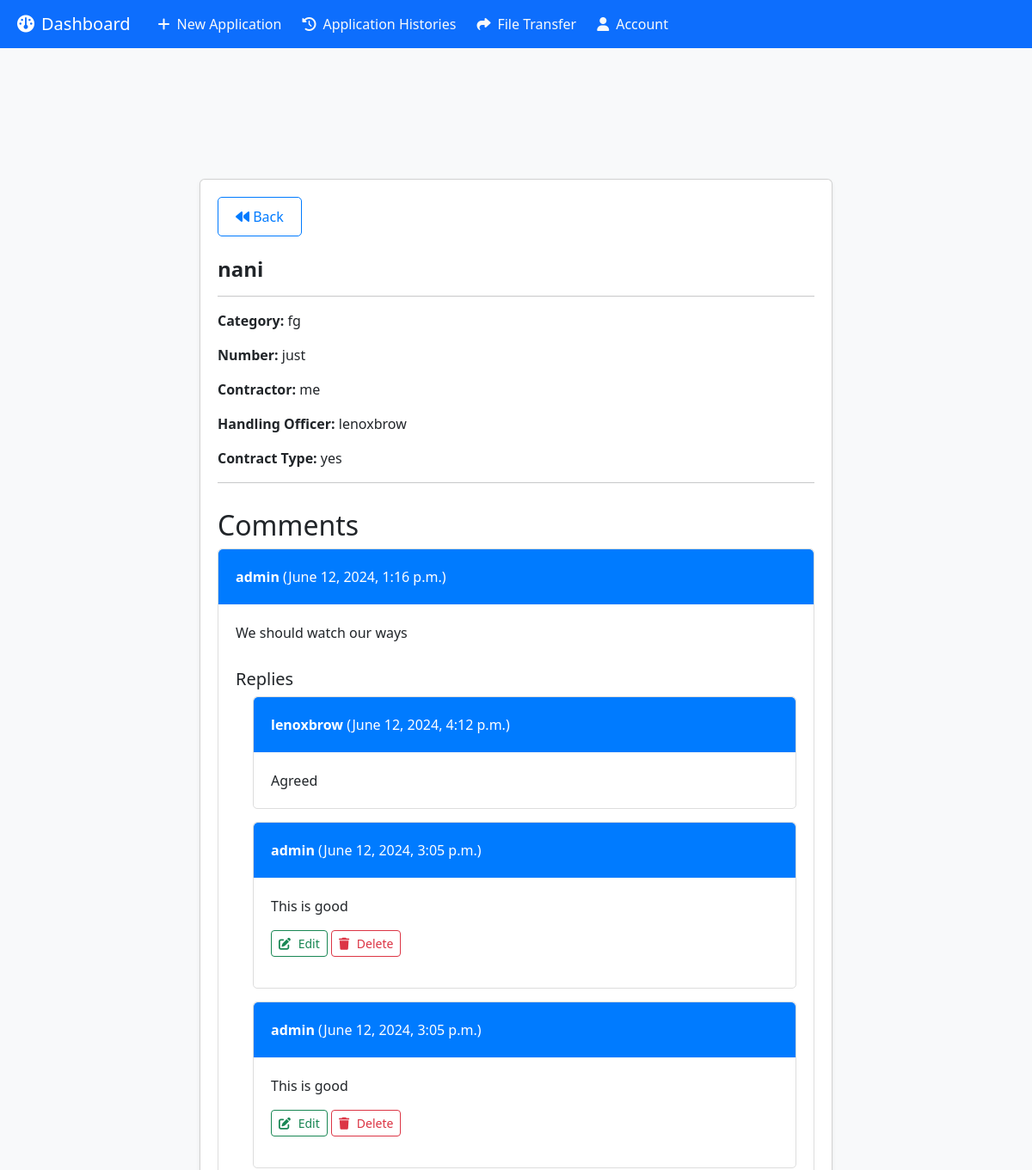
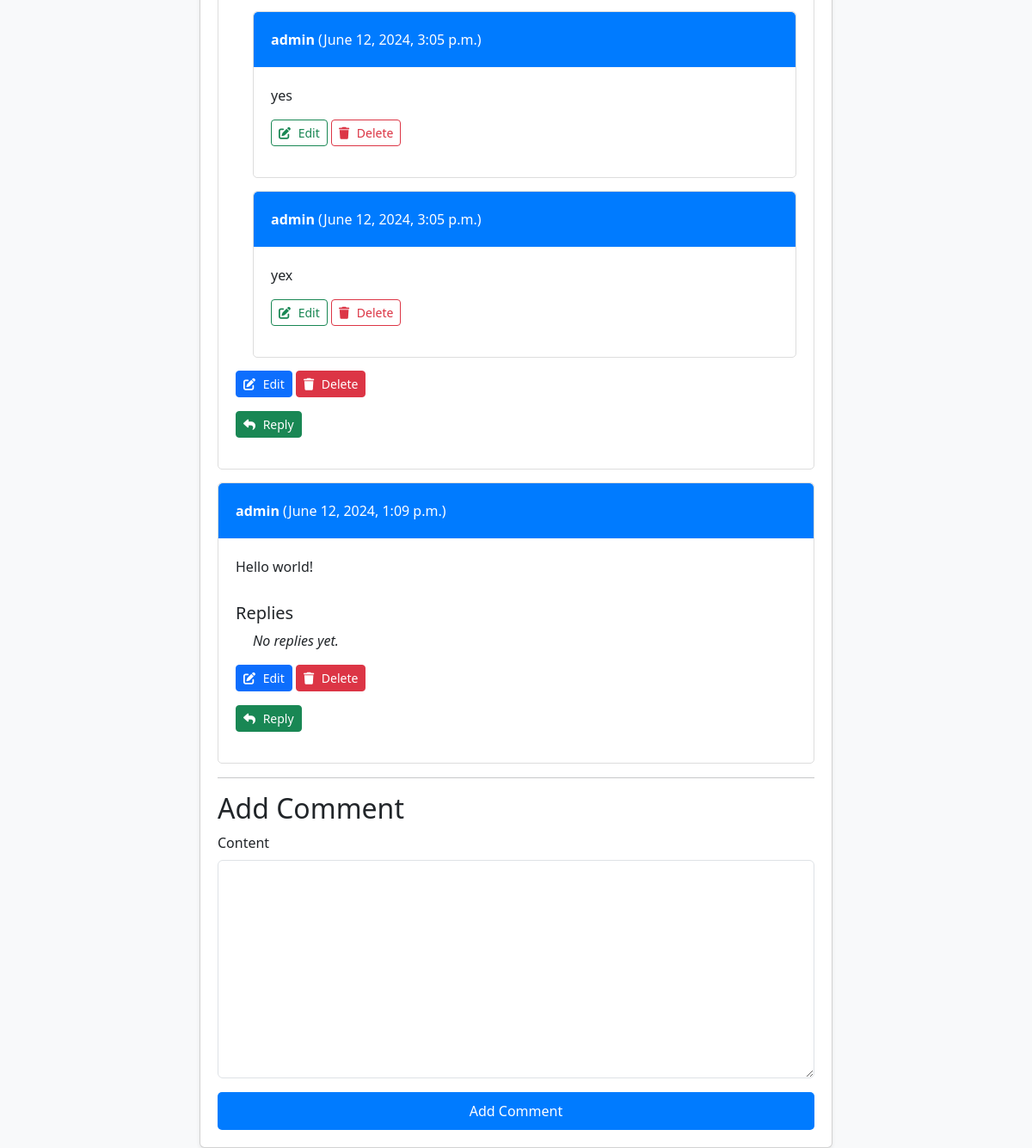
/projects/5/ (signed in), run on the app's committed database (2 pictures, top to bottom).
### main/models.py (models this page shows, shortened)
class Project(models.Model):
    name = models.CharField(max_length=100)
    category = models.CharField(max_length=100)
    number = models.CharField(max_length=100)
    contractor = models.CharField(max_length=100)
    handling_officer = models.ForeignKey(User, on_delete=models.SET_NULL, null=True, related_name='projects')
    contract_type = models.CharField(max_length=50)
    files = models.FileField(upload_to=unique_file_name, null=True, blank=True)
    created_at = models.DateTimeField(auto_now_add=True)

class Comment(models.Model):
    project = models.ForeignKey(Project, related_name='comments', on_delete=models.CASCADE)
    user = models.ForeignKey(User, on_delete=models.CASCADE)
    content = models.TextField()
    timestamp = models.DateTimeField(auto_now_add=True)

class Reply(models.Model):
    comment = models.ForeignKey(Comment, related_name='replies', on_delete=models.CASCADE)
    user = models.ForeignKey(User, on_delete=models.CASCADE)
    content = models.TextField()
    timestamp = models.DateTimeField(auto_now_add=True)

### main/views.py (the view)
# urls.py: path('projects/<int:pk>/', views.project_detail, name='project_detail'),
@login_required
def project_detail(request, pk):
    project = get_object_or_404(Project, pk=pk)
    comments = project.comments.all().order_by('-timestamp')
    if request.method == 'POST':
        comment_form = CommentForm(request.POST)
        if comment_form.is_valid():
            comment = comment_form.save(commit=False)
            comment.user = request.user
            comment.project = project
            comment.save()
            return redirect('project_detail', pk=project.pk)
    else:
        comment_form = CommentForm()
    return render(request, 'project_detail.html', {
        'project': project,
        'comments': comments,
        'comment_form': comment_form
    })

### main/forms.py
class CommentForm(forms.ModelForm):
    class Meta:
        model = Comment
        fields = ['content']

### templates/project_detail.html (shortened to what this page needs)
{% extends 'base.html' %}
{% load crispy_forms_tags %}
{% block content %}
<div class="container project-details">
    <div class="row justify-content-center">
        <div class="col-md-8">
            <div class="card shadow-sm mt-5">
                <div class="card-body">
                    <div>
                        <a class="btn btn-outline-custom" href="{% url 'project_list' %}"><i class="fa-solid fa-backward"></i> Back</a>
                    </div>
                    <h1 class="card-title mt-4">{{ project.name }}</h1>
                    <hr>
                    <p><span class="fw-bold">Category:</span> {{ project.category }}</p>
                    <p><span class="fw-bold">Number:</span> {{ project.number }}</p>
                    <p><span class="fw-bold">Contractor:</span> {{ project.contractor }}</p>
                    <p><span class="fw-bold">Handling Officer:</span> {{ project.handling_officer.username }}</p>
                    <p><span class="fw-bold">Contract Type:</span> {{ project.contract_type }}</p>
                    <hr>
                    <div class="comment-section">
                        <h2>Comments</h2>
                        {% for comment in comments %}
                        <div class="card comment-card">
                            <div class="card-header">
                                <strong>{{ comment.user.username }}</strong> ({{ comment.timestamp }})
                            </div>
                            <div class="card-body">
                                <p class="card-text">{{ comment.content }}</p>
                                <div class="replies-section">
                                    <h5>Replies</h5>
                                    {% for reply in comment.replies.all|dictsortreversed:"timestamp" %}
                                    <div class="card reply-card">
                                        <div class="card-header">
                                            <strong>{{ reply.user.username }}</strong> ({{ reply.timestamp }})
                                        </div>
                                        <div class="card-body">
                                            <p class="card-text">{{ reply.content }}</p>
                                            {% if reply.user == request.user %}
                                            <p>
                                                <a href="{% url 'edit_reply' project.pk comment.pk reply.pk %}" class="btn btn-sm btn-outline-success"><i class="fa-solid fa-pen-to-square"></i> Edit</a>
                                                <a href="{% url 'delete_reply' project_id=project.id comment_id=comment.id reply_id=reply.id %}" class="btn btn-sm btn-outline-danger"><i class="fa-solid fa-trash"></i> Delete</a>
                                            </p>
                                            {% endif %}
                                        </div>
                                    </div>
                                    {% empty %}
                                    <p class="no-replies">No replies yet.</p>
                                    {% endfor %}
                                </div>
                                {% if request.user.userprofile.role == 'director' %}
                                <p>
                                    <a href="{% url 'edit_comment' pk=project.pk comment_id=comment.pk %}" class="btn btn-sm btn-primary"><i class="fa-solid fa-pen-to-square"></i> Edit</a>
                                    <a href="{% url 'delete_comment' pk=project.pk comment_id=comment.pk %}" class="btn btn-sm btn-danger"><i class="fa-solid fa-trash"></i> Delete</a>
                                </p>
                                {% endif %}
                                <p><a href="{% url 'add_reply' project.pk comment.pk %}" class="btn btn-sm btn-success"><i class="fa-solid fa-reply"></i> Reply</a></p>
                            </div>
                        </div>
                        {% endfor %}
                    </div>
                    {% if user.userprofile.role == 'director' %}
                    <hr>
                    <div class="add-comment-section">
                        <h2>Add Comment</h2>
                        <form method="post">
                            <div class="row">
                                <div class="col">
                                    {{ comment_form|crispy }}
                                </div>
                            </div>
                            <div class="d-grid">
                                <button type="submit" class="btn btn-custom">Add Comment</button>
                            </div>
                        </form>
                    </div>
                    {% else %}
                    <hr>
                    <p class="fw-bold">You do not have permission to add a comment.</p>
                    {% endif %}
                </div>
            </div>
        </div>
    </div>
</div>
{% endblock %}

### templates/project_detail.html (style rules this page uses)
.project-details { margin-top: 13vh; }
.card-header, .card-body { padding: 20px; }
.card-header { background-color: #007bff; color: white; border-bottom: 1px solid #f8f9fa; }
.card-title { font-size: 1.5rem; font-weight: bold; }
.fw-bold { font-weight: bold; }
.comment-section, .replies-section { margin-top: 30px; }
.replies-section h5 { margin-top: 20px; }
.btn-custom { background-color: #007bff; border: none; padding: 10px 20px; font-size: 1rem; border-radius: 5px; transition: background-color 0.3s ease; color: white; }
.btn-outline-custom { border: 1px solid #007bff; padding: 10px 20px; font-size: 1rem; border-radius: 5px; color: #007bff; transition: background-color 0.3s ease, color 0.3s ease; }
.btn-sm i { margin-right: 5px; }
.comment-card, .reply-card { border: 1px solid #ddd; margin-bottom: 15px; border-radius: 5px; overflow: hidden; }
.reply-card { margin-left: 20px; }
.no-replies { margin-left: 20px; font-style: italic; }

### data on the page
Project: name "nani", category "fg", number "just", contractor "me", handling_officer.username "lenoxbrow", contract_type "yes"
Comment: user.username "admin", timestamp "June 12, 2024, 1:16 p.m.", content "We should watch our ways"
Reply: user.username "lenoxbrow", timestamp "June 12, 2024, 4:12 p.m.", content "Agreed"
Reply: user.username "admin", timestamp "June 12, 2024, 3:05 p.m.", content "This is good", shows "Edit"
Reply: user.username "admin", timestamp "June 12, 2024, 3:05 p.m.", content "This is good", shows "Edit"
Reply: user.username "admin", timestamp "June 12, 2024, 3:05 p.m.", content "yes", shows "Edit"
Reply: user.username "admin", timestamp "June 12, 2024, 3:05 p.m.", content "yex", shows "Edit"
Comment: user.username "admin", timestamp "June 12, 2024, 1:09 p.m.", content "Hello world!"
